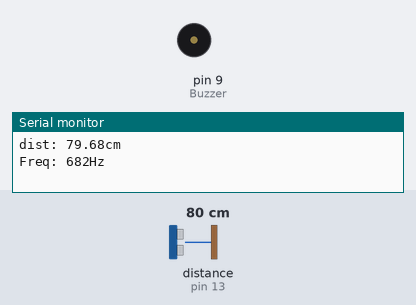
Bench run of a sketch on a simulated Arduino Uno, built with avr-gcc and run on an emulated ATmega328P. Parts: buzzer (waves = sounding), the last lines printed to the serial monitor. Wiring (inferred from the names in the program): ultrasonic range finder: trigger pin 12; echo pin 13. Inputs (shaded band) come from the test bench; at power-on: distance to the obstacle (sensor on pin 13) 80 cm. The echo pulse lasts 58.3 µs per cm.

Above: at 0.2 s.
At 1.28 s:
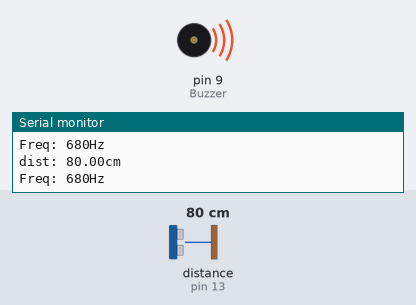
1.3 s: distance to the obstacle (sensor on pin 13) set to 60 cm
At 1.43 s:
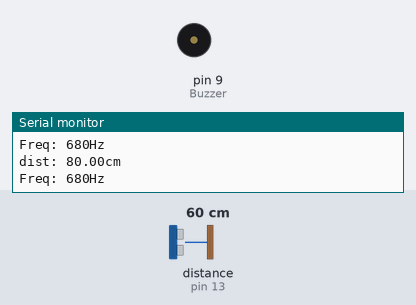
4.3 s: distance to the obstacle (sensor on pin 13) set to 2 cm
Timing chart, 0 to 13.3 s (numbered marks = the images above; inputs shaded):
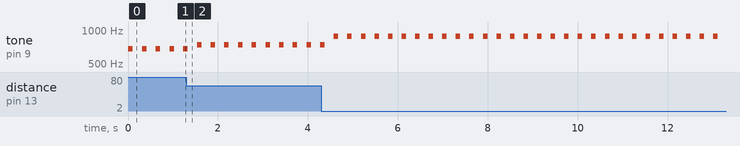

Measured:
- by itself, tone on pin 9 (Buzzer): alternates 880 Hz for 0.10 s and silent for 0.20 s

The sketch:

Theremin_2.ino
```cpp
#define Buzzer 9
#define TRIG 12
#define ECHO 13

float duration;
float dist;
int freq;

void setup()
{
  pinMode(Buzzer, OUTPUT); // 9번 핀을 출력으로 소리를 나게 한다.
  pinMode(TRIG, OUTPUT); // 12번 핀을 출력으로 초음파를 발사하게 한다.
  pinMode(ECHO, INPUT); // 13번 핀을 입력으로 초음파를 읽어들이게 한다.
  Serial.begin(9600); // 직렬통신을 하겠다.
}

void loop()
{
  digitalWrite(TRIG, HIGH);
  delayMicroseconds(10); // 10마이크로초 동안 전압이 들어오는데 이건 초음파를 발사하기 위한 준비과정이다.
  digitalWrite(TRIG, LOW); // 전압이 끊기면 Falingedge가 트리거가 되어서 바로 초음파를 팡 하고 쏜다!
  // 초음파를 쏘는 순간부터 ECHO는 HIGH상태가 되며
  duration = pulseIn(ECHO, HIGH); // 초음파가 돌아오면 ECHO는 LOW상태가 된다. 따라서 duration에는 ECHO가 HIGH인 시간이 대입된다. (왕복이므로 /2를 하면 편도시간)

  dist = duration * 0.0343/2; // 속도 == (거리*2)/시간 (초음파가 나가는 시간이랑 들어오는 시간이 있으므로 2를 곱한다.)  // 거리 == (속도*시간)/2

  dist = constrain(dist, 10, 240);
  Serial.print("dist: ");
  Serial.print(dist); // dist값을 시리얼 모니터에 출력한다.
  Serial.println("cm"); // 알파벳 LN ln (소문자) == c언어의 \n

  freq = map(dist, 10, 240, 880, 220); // 주파수를 매핑 한다. 10cm면 880Hz로, 240cm면 220Hz로 해라.
  Serial.print("Freq: ");
  Serial.print(freq);
  Serial.println("Hz");

  Serial.println("");  // lnln을 쓸 수 없으니 하나더 추가해서 띄우기

  tone(9, freq); // 9번핀에 프리퀀시값을 출력하겠다.
  delay(100);
  noTone(9); // 9번핀의 출력을 그만두겠다.
  delay(200);
}
```
